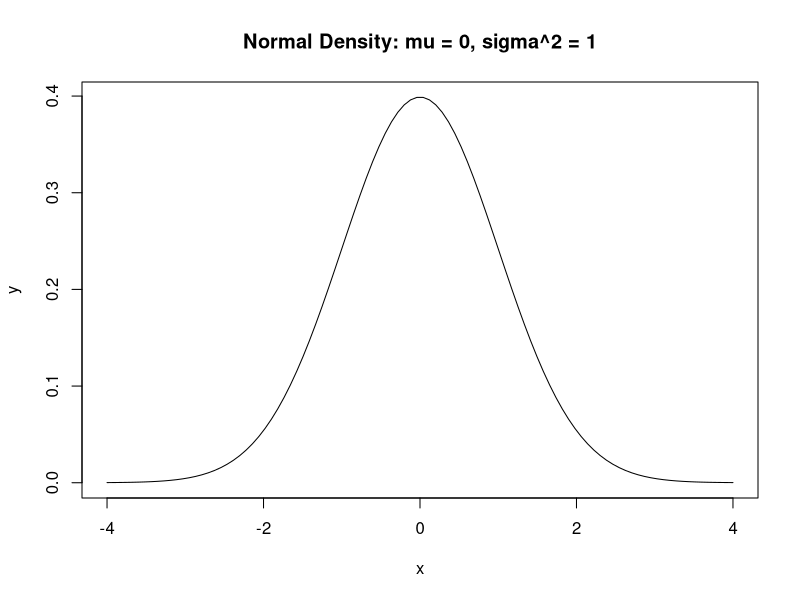

Write R code to recreate this figure.
  #I.

  density_exponential = function(lambda, n, a) {
    x = seq(0, a, n);
    y = dexp(x, lambda);
    plot(x, y, type = 'l');
  }
  
  #ex I.1. 
  
  #c) 
  
  plot_normal_density = function(mu, sigma2) {
    x = seq(mu - 4*sqrt(sigma2), mu + 4*sqrt(sigma2), length.out = 100)
    y = dnorm(x, mean = mu, sd = sqrt(sigma2))
    plot(x, y, type = "l", main = paste0("Normal Density: mu = ", mu, ", sigma^2 = ", sigma2))
  }
  
  plot_normal_density(0, 1)
  
  #II.
  
  LLN_Poisson = function(lambda, n) {
    return(mean(rpois(n, lambda)));
  }
  
  LLN_Gamma = function(alfa, lambda, n) {
    return(mean(rgamma(n, alfa, lambda)));
  }
  
  #II.1.
  
  #a)
  
  LLN_Exp =  function(lambda, n) {
    return (mean(rexp(m, lambda)));
  }
  
  #b)
  
  LLN_Binom = function(m, p, n) {
    return(mean(rbinom(n, m, p)));
  }
  
  #II.2.
  
  Students = function(r, n) {
    return(mean(rt(n, r)));
  }
  
  n_values = c(1000, 10000, 100000, 1000000)
  r_values = c(2, 3, 4, 5)
  
  for (n in n_values) {
    for (r in r_values) {
      result = Students(r, n)
      cat(paste0("n = ", n, ", r = ", r, ", result = ", result), "\n")
    }
  }
  
  #III.
  
  CLT_Poisson = function(lambda, n, N, z) {
    expectation = lambda;
    st_dev = lambda;
    upper_bound = z*st_dev/sqrt(n)+expectation;
    sum = 0;
    for(i in 1:N) {
      x_n = mean(rpois(n, lambda));
      if(x_n <= upper_bound) {
        sum = sum + 1;
      }
    }
    retrurn(sum/N);
  }
  
  #III.1.
  
  CLT_Exp = function(lambda, n, N, z) {
    expectation = 1/lambda;
    st_dev = 1/lambda;
    upper_bound = z*st_dev/sqrt(n)+expectation;
    sum = 0;
    for(i in 1:N) {
      x_n = mean(rexp(n, lambda));
      if(x_n <= upper_bound) {
        sum = sum + 1;
      }
    }
    return(sum/N);
  }
  
  CLT_Exp(2, 1000, 100000, 1)
  
  #III.2.
  
  CLT_Gamma = function(alpha, lambda, n, N, z) {
    expectation = alpha/lambda;
    st_dev = sqrt(alpha/lambda);
    upper_bound = z*st_dev/sqrt(n)+expectation;
    sum = 0;
    for(i in 1:N) {
      x_n = mean(rgamma(n, alpha, lambda));
      if(x_n <= upper_bound) {
        sum = sum + 1;
      }
    }
    return(sum/N);
  }
  
  N_values = c(5000, 10000, 20000)
  z_values = c(-1.5, 0, 1.5)
  n = 50
  alpha = 2
  lambda = 2
  
  for (N in N_values) {
    for (z in z_values) {
      result = CLT_Gamma(alpha, lambda, n, N, z);
      cat(paste0("N = ", N,", z = ", z,", result = ", result), "\n");
    }
  }
  
  #IV.2.
  
  binomial_probability = function(n, p, k) {
    expectation = n*p;
    variance = n*p*(1-p);
    standard_deviation = sqrt(variance);
    q = (k + 0.5 - expectation)/standard_deviation;
    return(1-pnorm(q));
  }
  
  binomial_probability(50, 0.3, 10)
  
  #IV.1.
  
  binomial_probability = function(n, p, k) {
    expectation = n*p;
    variance = n*p*(1-p);
    standard_deviation = sqrt(variance);
    q = (k + 0.5 - expectation)/standard_deviation;
    return(pnorm(q));
  }
  
  binomial_probability(50, 0.3, 10)